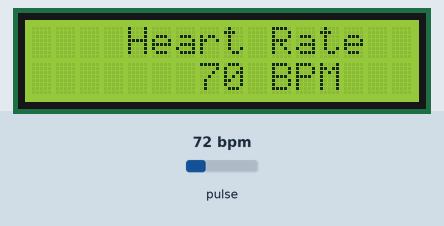
Bench run of a sketch on a simulated Arduino Uno, built with avr-gcc and run on an emulated ATmega328P. On the bench: 16×2 character LCD. The inputs (shaded band) are chosen by the test bench; at power-on: pulse 72 bpm. What the sketch prints to the serial monitor is not drawn.

Above: at 1.2 s.
1.3 s: pulse set to 42 bpm
At 2.8 s:
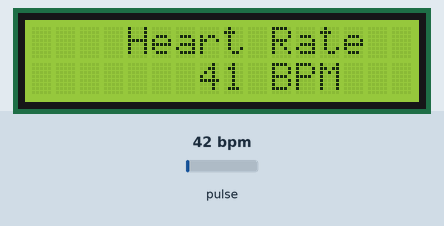
3.8 s: pulse set to 158 bpm
At 5.9 s:
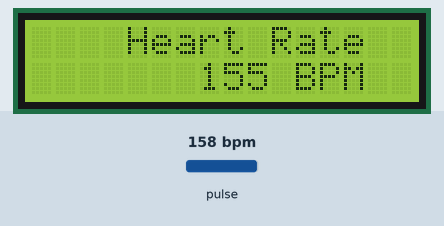
6.1 s: pulse set to 70 bpm
At 7.9 s:
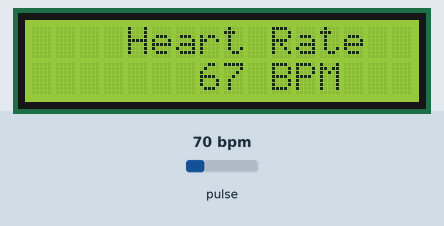
Timing chart, 0 to 9.4 s (numbered marks = the images above; inputs shaded):
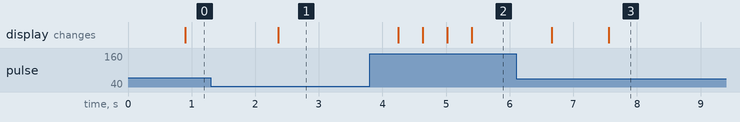

The sketch:

heart_beat_sensor.ino
```cpp
/*
  Optical Heart Rate Detection (PBA Algorithm) using the MAX30105 Breakout
  By: Nathan Seidle @ SparkFun Electronics
  Date: October 2nd, 2016
  https://github.com/sparkfun/MAX30105_Breakout

  This is a demo to show the reading of heart rate or beats per minute (BPM) using
  a Penpheral Beat Amplitude (PBA) algorithm.

  It is best to attach the sensor to your finger using a rubber band or other tightening
  device. Humans are generally bad at applying constant pressure to a thing. When you
  press your finger against the sensor it varies enough to cause the blood in your
  finger to flow differently which causes the sensor readings to go wonky.

  Hardware Connections (Breakoutboard to Arduino):
  -5V = 5V (3.3V is allowed)
  -GND = GND
  -SDA = A4 (or SDA)
  -SCL = A5 (or SCL)
  -INT = Not connected

  The MAX30105 Breakout can handle 5V or 3.3V I2C logic. We recommend powering the board with 5V
  but it will also run at 3.3V.
*/

#include <Wire.h>
#include "MAX30105.h"
#include <LiquidCrystal_I2C.h>

#include "heartRate.h"

MAX30105 particleSensor;
LiquidCrystal_I2C lcd(0x27, 16, 2);  // set the LCD address to 0x27 for a 16 chars and 2 line display

const byte RATE_SIZE = 4;  //Increase this for more averaging. 4 is good.
byte rates[RATE_SIZE];     //Array of heart rates
byte rateSpot = 0;
long lastBeat = 0;  //Time at which the last beat occurred

float beatsPerMinute;
int beatAvg;

void setup() {
  lcd.init();
  lcd.backlight();
  Serial.begin(115200);
  Serial.println("Initializing...");

  // Initialize sensor
  if (!particleSensor.begin(Wire, I2C_SPEED_FAST))  //Use default I2C port, 400kHz speed
  {
    Serial.println("MAX30105 was not found. Please check wiring/power. ");

    while (1)
      ;
  }
  Serial.println("Place your index finger on the sensor with steady pressure.");

  particleSensor.setup();                     //Configure sensor with default settings
  particleSensor.setPulseAmplitudeRed(0x0A);  //Turn Red LED to low to indicate sensor is running
  particleSensor.setPulseAmplitudeGreen(0);   //Turn off Green LED
}

void loop() {
  long irValue = particleSensor.getIR();

  if (checkForBeat(irValue) == true) {
    //We sensed a beat!
    long delta = millis() - lastBeat;
    lastBeat = millis();

    beatsPerMinute = 60 / (delta / 1000.0);

    if (beatsPerMinute < 255 && beatsPerMinute > 20) {
      rates[rateSpot++] = (byte)beatsPerMinute;  //Store this reading in the array
      rateSpot %= RATE_SIZE;                     //Wrap variable

      //Take average of readings
      beatAvg = 0;
      for (byte x = 0; x < RATE_SIZE; x++)
        beatAvg += rates[x];
      beatAvg /= RATE_SIZE;
    }
  }

  Serial.print("IR=");
  Serial.print(irValue);
  Serial.print(", BPM=");
  Serial.print(beatsPerMinute);
  Serial.print(", Avg BPM=");
  Serial.print(beatAvg);


  if (irValue < 10000) {
    lcd.setCursor(0, 0);
    lcd.println(" No Heart Beat  ");
    lcd.setCursor(0, 1);
    lcd.println("    Detected    ");
  } else {
    lcd.setCursor(0, 0);
    lcd.print("    Heart Rate    ");
    lcd.setCursor(0, 1);
    lcd.print("       ");
    lcd.print(beatsPerMinute, 0);
    lcd.print(" BPM      ");
  }


  Serial.println();
}
```

License.ino
```cpp
// (licence header left out)

```

Measured:
- after the input at 1.3 s, the display: changes after 1.1 s (image 1)
- after the input at 3.8 s, the display: first changes after 0.45 s (image 2 shows a later state)
- after the input at 6.1 s, the display: first changes after 0.56 s (image 3 shows a later state)
